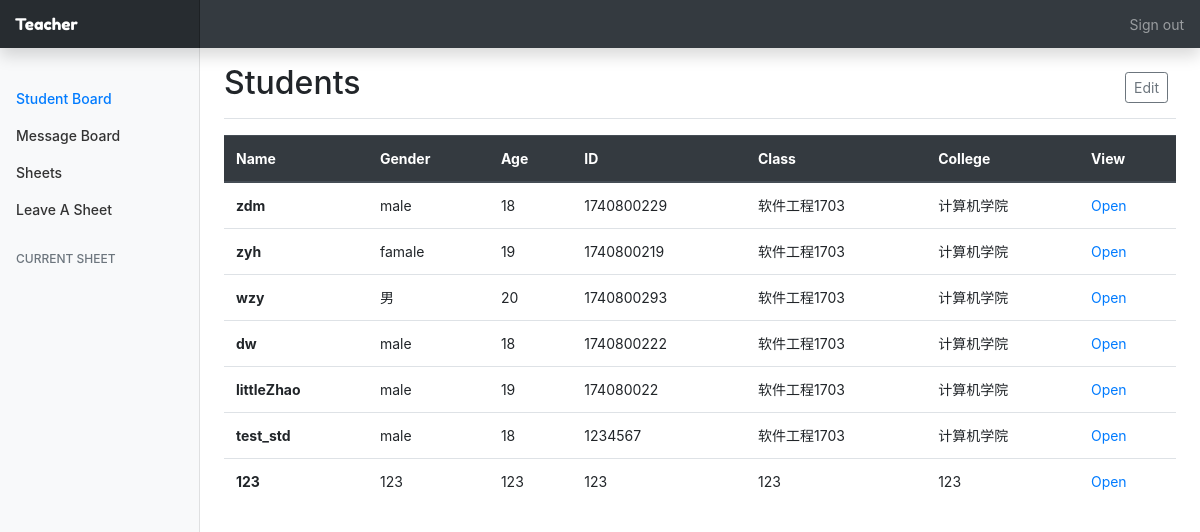
/teacher/grade/All-Student/, run on the app's committed database.
### student/models.py (models this page shows)
class Student(models.Model):
    std_name = models.CharField(max_length=10)
    std_gender = models.CharField(max_length=10)
    std_age = models.IntegerField()
    std_id = models.CharField(max_length=10)
    std_class = models.CharField(max_length=20)
    std_college = models.CharField(max_length=20)

### teacher/views.py (the view)
# urls.py: path('grade/All-Student/', StudentList.as_view(), name='students_list'),
class StudentList(ListView):
    template_name = 'teacher/students_list.html'
    context_object_name = 'students'
    def get_queryset(self):
        print('调用了')
        queryset = Student.objects.filter()
        return queryset

### templates/teacher/students_list.html (shortened to what this page needs)
{% extends "teacher/base_tch.html" %}
{% block header %}
    {% if single_student %}
        student name :  {{ student.std_name }}
    {% else %}
        Students
    {% endif %}
{% endblock %}
{% block Students %}active{% endblock %}
{% block content %}
    {% if single_student %}
        <div class="card bg-light mb-3" style="width:1300px; height:500px;float: left">
            <div class="card-header">学生心理状况信息</div>
            <div class="card-body" id="bar">
            </div>
        </div>
        <script>
            var c = echarts.init(document.getElementById('bar'), 'white', {renderer: 'canvas'});
            $(
                function () {
                    fetchData(c);
                }
            );
            function fetchData() {
                $.ajax(
                    {
                        type: "GET",
                        url: "http://127.0.0.1:8000/teacher/echart/" + "{{ student.std_name }}" + "/",
                        dataType: 'json',
                        success: function (result) {
                            console.log(result.data)
                            c.setOption(result.data);
                        }
                    });
            }
        </script>
    {% else %}
        <table class="table">
            <thead class="thead-dark">
            <tr>
                <th scope="col">Name</th>
                <th scope="col">Gender</th>
                <th scope="col">Age</th>
                <th scope="col">ID</th>
                <th scope="col">Class</th>
                <th scope="col">College</th>
                <th scope="col">View</th>
            </tr>
            </thead>
            {% if students|length == 0 %}
                <tbody>
                <tr>
                    <th scope="row">Lecture 1: Example</th>
                    <td>Example Class</td>
                    <td>January 1, 2019, 12:01 a.m.</td>
                    <td> Open</td>
                    <td> Open</td>
                    <td> Open</td>
                </tr>
                </tbody>
                </table>
            {% else %}
                <tbody>
                {% for student in students %}
                    <tr>
                        <th scope="row">{{ student.std_name }}</th>
                        <td>{{ student.std_gender }}</td>
                        <td>{{ student.std_age }}</td>
                        <td>{{ student.std_id }}</td>
                        <td>{{ student.std_class }}</td>
                        <td>{{ student.std_college }}</td>
                        <td>
                            <a href="{% url "teacher:one_student" student.std_name %}">
                                Open </a>
                        </td>
                    </tr>
                {% endfor %}
                </tbody>
                </table>
            {% endif %}
    {% endif %}
{% endblock %}

### templates/teacher/base_tch.html (shortened to what this page needs)
<!DOCTYPE html>
<html lang="en" dir="ltr">
<head>
    {% load static %}
    <link rel="stylesheet" href="https://stackpath.bootstrapcdn.com/bootstrap/4.3.1/css/bootstrap.min.css"
>
    <link rel="stylesheet" href="{% static "css/base.css" %}">
</head>
<body>
<nav class="navbar navbar-dark fixed-top bg-dark flex-md-nowrap p-0 shadow">
    <a id="brand" class="navbar-brand col-sm-3 col-md-2 mr-0" href="#">Teacher</a>
    <ul class="navbar-nav px-3">
        <li class="nav-item text-nowrap">
            <a class="nav-link" href="#">Sign out</a>
        </li>
    </ul>
</nav>
<div class="container-fluid">
    <div class="row">
        <nav class="col-md-2 d-none d-md-block bg-light sidebar">
            <div class="sidebar-sticky">
                <ul class="nav flex-column">
                    <li><h1></h1></li>
                    <li><h1></h1></li>
                    <li><h1></h1></li>
                    <li class="nav-item">
                        <a class="nav-link {% block Students %}{% endblock %} "
                           href="{% url "teacher:students_list" %}">
                            Student Board <span class="sr-only">(current)</span>
                        </a>
                    </li>
                    <li class="nav-item">
                        <a class="nav-link {% block Messages %}{% endblock %} "
                           href="{% url "teacher:messages_list" %}">
                            Message Board <span class="sr-only">(current)</span>
                        </a>
                    </li>
                    <li class="nav-item">
                        <a class="nav-link {% block Sheets %}{% endblock %} " href="{% url "teacher:sheets_list" %}">
                            Sheets <span class="sr-only">(current)</span>
                        </a>
                    </li>
                    <li class="nav-item">
                        <a class="nav-link {% block New %}{% endblock %} " href="{% url "teacher:sheets" %}">
                            Leave A Sheet <span class="sr-only">(current)</span>
                        </a>
                    </li>
                </ul>
                <h6 class="sidebar-heading d-flex justify-content-between align-items-center px-3 mt-4 mb-1 text-muted">
                    <span>Current Sheet</span>
                </h6>
            </div>
        </nav>
        <main role="main" class="col-md-9 ml-sm-auto col-lg-10 px-4">
            <div class="d-flex justify-content-between flex-wrap flex-md-nowrap align-items-center pt-3 pb-2 mb-3 border-bottom">
                <h1 class="h2"> {% block header %}{% endblock %} </h1>
                <div class="btn-toolbar mb-2 mb-md-0">
                    <div class="btn-group mr-2">
                        {% if editing %}
                            <a href="">
                                <button type="button" class="btn btn-sm btn-outline-secondary">Done</button>
                            </a>
                        {% elif dashboard %}
                            <a href="">
                                <button type="button" class="btn btn-sm btn-outline-secondary">Web API</button>
                            </a>
                        {% elif cancel_edit %}
                            <a href="">
                                <button type="button" class="btn btn-sm btn-outline-secondary">Cancel</button>
                            </a>
                        {% else %}
                            <a class="edit" href="">
                                <button type="button" class="btn btn-sm btn-outline-secondary">Edit</button>
                            </a>
                        {% endif %}
                    </div>
                </div>
            </div>
            {% block content %}
            {% endblock %}
</body>
</html>

### statics/notes/css/base.css (style rules this page uses)
body { font-size: .875rem; }
#brand { font-family: 'Fredoka One', cursive; }
.sidebar { position: fixed; top: 0; bottom: 0; left: 0; z-index: 100; padding: 48px 0 0; box-shadow: inset -1px 0 0 rgba(0, 0, 0, .1); }
.sidebar-sticky { position: relative; top: 0; height: calc(100vh - 48px); padding-top: .5rem; overflow-x: hidden; overflow-y: auto; }
.sidebar .nav-link { font-weight: 500; color: #333; }
.sidebar .nav-link.active { color: #007bff; }
.sidebar-heading { font-size: .75rem; text-transform: uppercase; }
[role="main"] { padding-top: 133px; }
@media (min-width: 768px) { [role="main"] { padding-top: 48px; } }
.navbar-brand { padding-top: .75rem; padding-bottom: .75rem; font-size: 1rem; background-color: rgba(0, 0, 0, .25); box-shadow: inset -1px 0 0 rgba(0, 0, 0, .25); }

### data on the page
Student: std_name "zdm", std_gender "male", std_age "18", std_id "1740800229", std_class "软件工程1703", std_college "计算机学院"
Student: std_name "zyh", std_gender "famale", std_age "19", std_id "1740800219", std_class "软件工程1703", std_college "计算机学院"
Student: std_name "wzy", std_gender "男", std_age "20", std_id "1740800293", std_class "软件工程1703", std_college "计算机学院"
Student: std_name "dw", std_gender "male", std_age "18", std_id "1740800222", std_class "软件工程1703", std_college "计算机学院"
Student: std_name "littleZhao", std_gender "male", std_age "19", std_id "174080022", std_class "软件工程1703", std_college "计算机学院"
Student: std_name "test_std", std_gender "male", std_age "18", std_id "1234567", std_class "软件工程1703", std_college "计算机学院"
Student: std_name "123", std_gender "123", std_age "123", std_id "123", std_class "123", std_college "123"
